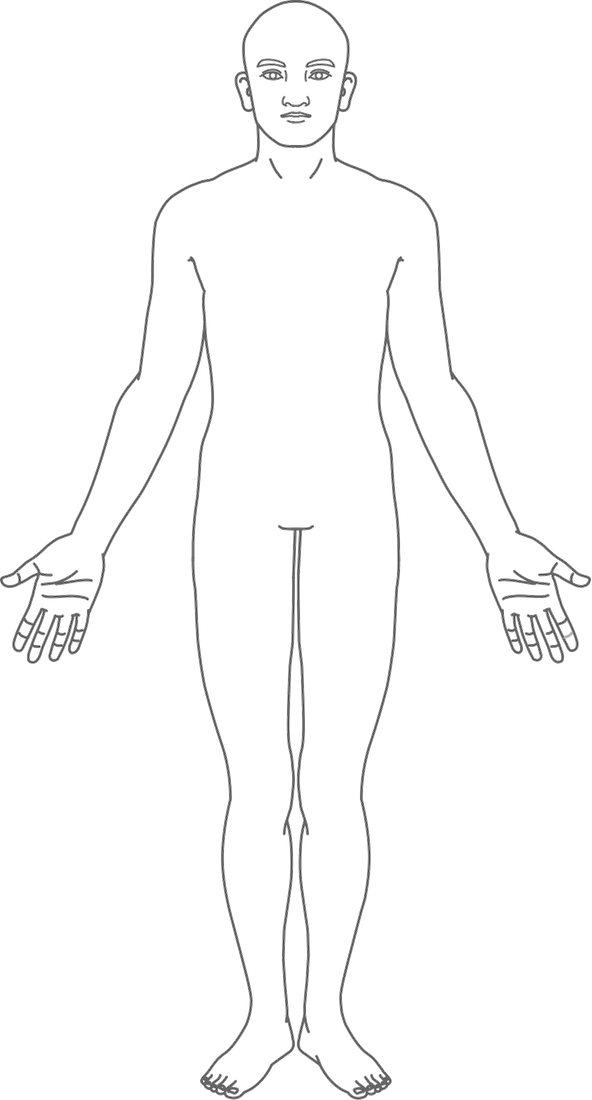
#> input picture Tool/ImageTool/DA_Karute_body_front.png, 592 x 1100 px; its folder holds only this picture in this run
$ python InvertBitmap.py
#> lines starting #> are read from the running program, lines starting #| are printed output that depends on the picture
#!/usr/bin/python3
#coding=utf-8

# -------------------------------------------------------------------------------
# Filename:    InvertBitmap.py
# Revision:    0.1
# Date:        2018/02/09
# Author:      houfeng
# Description: 反相当前目录下的小票打印logo
# -------------------------------------------------------------------------------


import  os
from PIL import  Image
currentPath = os.path.abspath('.')
def Invert(path):
#> called with path = 'Tool/ImageTool'
    for i in os.listdir(path):
        subPath = path+"/"+i
        if os.path.isdir(subPath):
            Invert(subPath)
        elif os.path.splitext(subPath)[1] == '.bmp' or os.path.splitext(subPath)[1] == '.png':
            print("开始反转 %s",i)
            img = Image.open(subPath)
#> img is the input picture: PIL image 592x1100 RGBA; mean R, G, B, A 11, 11, 11, 9.5
            img = img.convert('1')
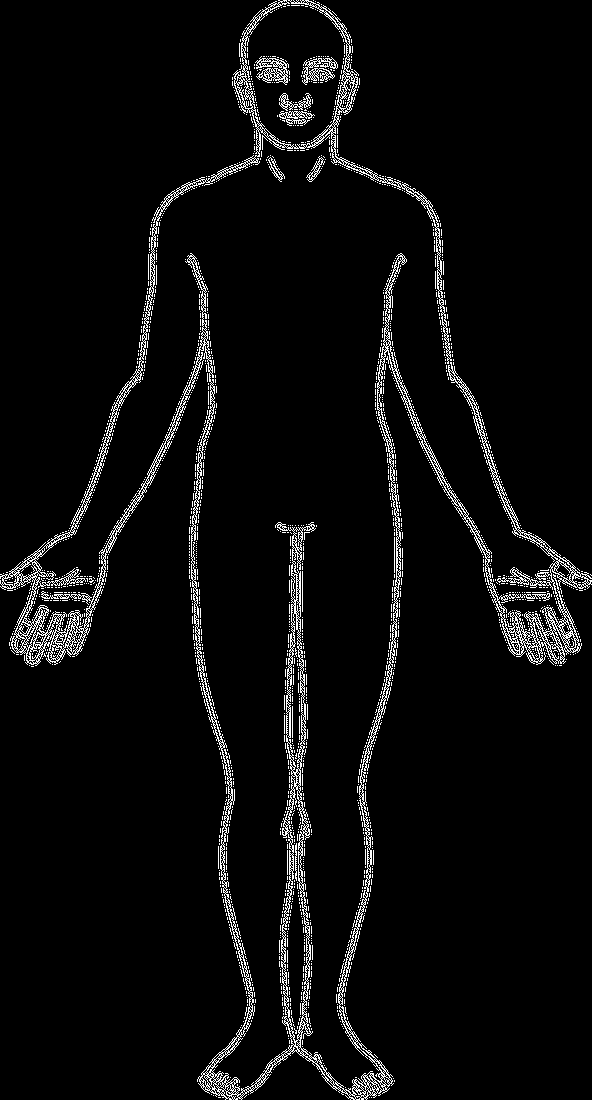
#> img: PIL image 592x1100 1; 4.5% white in thin lines or dots
            print(img.mode)
#| 1
            pixels = img.load()
            print(img.getpixel((0,0)))
#| 0
            w,h = img.size
#> w = 592; h = 1100
            print(img.size)
#| (592, 1100)
            for i in range(h):
                for j in range(w):
                    oldPixel = pixels[j,i]
                    newPixel = 255 - oldPixel
                    pixels[j,i] = newPixel
                    # print(oldPixel,sep=",",end="")
                # print('\n')
            img.save(subPath)

Invert(currentPath)
